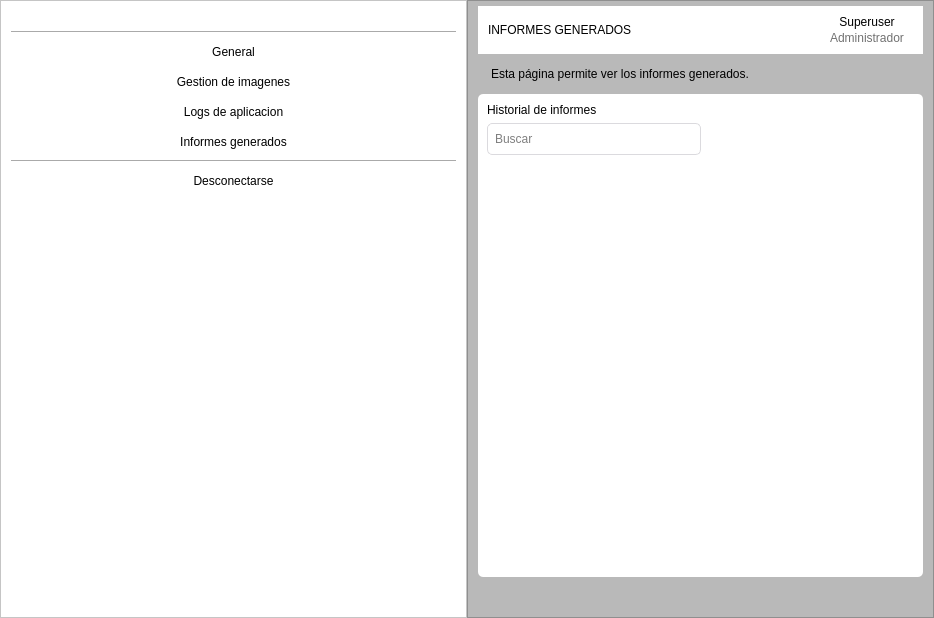
<?xml version="1.0" encoding="UTF-8"?>
<ui version="4.0">
 <class>Form</class>
 <widget class="QWidget" name="Form">
  <property name="geometry">
   <rect>
    <x>0</x>
    <y>0</y>
    <width>934</width>
    <height>618</height>
   </rect>
  </property>
  <property name="windowTitle">
   <string>Informes</string>
  </property>
  <property name="styleSheet">
   <string notr="true">background-color: rgb(185, 185, 185);</string>
  </property>
  <layout class="QHBoxLayout" name="horizontalLayout" stretch="0,0">
   <property name="spacing">
    <number>0</number>
   </property>
   <property name="sizeConstraint">
    <enum>QLayout::SetMaximumSize</enum>
   </property>
   <property name="leftMargin">
    <number>0</number>
   </property>
   <property name="topMargin">
    <number>0</number>
   </property>
   <property name="rightMargin">
    <number>0</number>
   </property>
   <property name="bottomMargin">
    <number>0</number>
   </property>
   <item>
    <widget class="QFrame" name="frame">
     <property name="sizePolicy">
      <sizepolicy hsizetype="Expanding" vsizetype="Expanding">
       <horstretch>0</horstretch>
       <verstretch>0</verstretch>
      </sizepolicy>
     </property>
     <property name="styleSheet">
      <string notr="true">background-color: rgb(255, 255, 255);
padding: 0 10px</string>
     </property>
     <property name="frameShape">
      <enum>QFrame::StyledPanel</enum>
     </property>
     <property name="frameShadow">
      <enum>QFrame::Raised</enum>
     </property>
     <layout class="QVBoxLayout" name="verticalLayout" stretch="0,0,0,0,0,0,0,0,0">
      <property name="leftMargin">
       <number>0</number>
      </property>
      <property name="topMargin">
       <number>0</number>
      </property>
      <property name="rightMargin">
       <number>0</number>
      </property>
      <property name="bottomMargin">
       <number>0</number>
      </property>
      <item>
       <widget class="QPushButton" name="pushButton">
        <property name="styleSheet">
         <string notr="true">border:none;
margin-top:10px;</string>
        </property>
        <property name="text">
         <string/>
        </property>
        <property name="icon">
         <iconset>
          <normaloff>../resources/images/logo.png</normaloff>../resources/images/logo.png</iconset>
        </property>
        <property name="iconSize">
         <size>
          <width>80</width>
          <height>40</height>
         </size>
        </property>
       </widget>
      </item>
      <item>
       <widget class="Line" name="line">
        <property name="orientation">
         <enum>Qt::Horizontal</enum>
        </property>
       </widget>
      </item>
      <item>
       <widget class="QPushButton" name="general">
        <property name="styleSheet">
         <string notr="true">border:none;
padding:5px 0;
color: rgb(0, 0, 0);</string>
        </property>
        <property name="text">
         <string>General</string>
        </property>
       </widget>
      </item>
      <item>
       <widget class="QPushButton" name="imagenes">
        <property name="styleSheet">
         <string notr="true">border:none;
padding:5px 0;
color: rgb(0, 0, 0);</string>
        </property>
        <property name="text">
         <string>Gestion de imagenes</string>
        </property>
       </widget>
      </item>
      <item>
       <widget class="QPushButton" name="log">
        <property name="styleSheet">
         <string notr="true">border:none;
padding:5px 0;
color: rgb(0, 0, 0);</string>
        </property>
        <property name="text">
         <string>Logs de aplicacion</string>
        </property>
       </widget>
      </item>
      <item>
       <widget class="QPushButton" name="informes">
        <property name="styleSheet">
         <string notr="true">border:none;
padding:5px 0;
color: rgb(0, 0, 0);</string>
        </property>
        <property name="text">
         <string>Informes generados</string>
        </property>
       </widget>
      </item>
      <item>
       <widget class="Line" name="line_2">
        <property name="orientation">
         <enum>Qt::Horizontal</enum>
        </property>
       </widget>
      </item>
      <item>
       <widget class="QPushButton" name="desconectarse">
        <property name="styleSheet">
         <string notr="true">border:none;
padding:5px 0;
color: rgb(0, 0, 0);</string>
        </property>
        <property name="text">
         <string>Desconectarse</string>
        </property>
       </widget>
      </item>
      <item>
       <spacer name="verticalSpacer_2">
        <property name="orientation">
         <enum>Qt::Vertical</enum>
        </property>
        <property name="sizeHint" stdset="0">
         <size>
          <width>20</width>
          <height>40</height>
         </size>
        </property>
       </spacer>
      </item>
     </layout>
    </widget>
   </item>
   <item>
    <widget class="QFrame" name="frame_2">
     <property name="sizePolicy">
      <sizepolicy hsizetype="Preferred" vsizetype="Expanding">
       <horstretch>0</horstretch>
       <verstretch>0</verstretch>
      </sizepolicy>
     </property>
     <property name="frameShape">
      <enum>QFrame::StyledPanel</enum>
     </property>
     <property name="frameShadow">
      <enum>QFrame::Raised</enum>
     </property>
     <layout class="QVBoxLayout" name="verticalLayout_2" stretch="1,1,17,0">
      <property name="sizeConstraint">
       <enum>QLayout::SetDefaultConstraint</enum>
      </property>
      <property name="leftMargin">
       <number>10</number>
      </property>
      <property name="topMargin">
       <number>5</number>
      </property>
      <property name="rightMargin">
       <number>10</number>
      </property>
      <property name="bottomMargin">
       <number>0</number>
      </property>
      <item>
       <widget class="QFrame" name="frame_3">
        <property name="styleSheet">
         <string notr="true">border:none;
background-color: rgb(255, 255, 255);</string>
        </property>
        <property name="frameShape">
         <enum>QFrame::StyledPanel</enum>
        </property>
        <property name="frameShadow">
         <enum>QFrame::Raised</enum>
        </property>
        <layout class="QHBoxLayout" name="horizontalLayout_2" stretch="0,0,0,0,0">
         <property name="leftMargin">
          <number>10</number>
         </property>
         <property name="topMargin">
          <number>0</number>
         </property>
         <property name="rightMargin">
          <number>10</number>
         </property>
         <property name="bottomMargin">
          <number>0</number>
         </property>
         <item>
          <widget class="QLabel" name="label_3">
           <property name="styleSheet">
            <string notr="true">font: 75 8pt &quot;MS Shell Dlg 2&quot;;
color: rgb(0, 0, 0);</string>
           </property>
           <property name="text">
            <string>INFORMES GENERADOS</string>
           </property>
          </widget>
         </item>
         <item>
          <spacer name="horizontalSpacer">
           <property name="orientation">
            <enum>Qt::Horizontal</enum>
           </property>
           <property name="sizeHint" stdset="0">
            <size>
             <width>40</width>
             <height>20</height>
            </size>
           </property>
          </spacer>
         </item>
         <item>
          <widget class="QPushButton" name="pushButton_6">
           <property name="styleSheet">
            <string notr="true">border:none;
background:transparent;</string>
           </property>
           <property name="text">
            <string/>
           </property>
           <property name="icon">
            <iconset>
             <normaloff>../resources/svg/bell-solid-black.svg</normaloff>../resources/svg/bell-solid-black.svg</iconset>
           </property>
          </widget>
         </item>
         <item>
          <widget class="Line" name="line_3">
           <property name="orientation">
            <enum>Qt::Vertical</enum>
           </property>
          </widget>
         </item>
         <item>
          <widget class="QWidget" name="widget" native="true">
           <property name="styleSheet">
            <string notr="true">border:none;</string>
           </property>
           <layout class="QVBoxLayout" name="verticalLayout_3">
            <property name="spacing">
             <number>2</number>
            </property>
            <item>
             <widget class="QLabel" name="label_5">
              <property name="styleSheet">
               <string notr="true">color: rgb(0, 0, 0);</string>
              </property>
              <property name="text">
               <string>Superuser</string>
              </property>
              <property name="alignment">
               <set>Qt::AlignCenter</set>
              </property>
             </widget>
            </item>
            <item>
             <widget class="QLabel" name="label_4">
              <property name="styleSheet">
               <string notr="true">color: rgb(113, 113, 113);</string>
              </property>
              <property name="text">
               <string>Administrador</string>
              </property>
              <property name="alignment">
               <set>Qt::AlignCenter</set>
              </property>
             </widget>
            </item>
           </layout>
          </widget>
         </item>
        </layout>
       </widget>
      </item>
      <item>
       <widget class="QLabel" name="label_2">
        <property name="styleSheet">
         <string notr="true">color: rgb(0, 0, 0);
padding:0;
padding-left:10px</string>
        </property>
        <property name="text">
         <string>Esta página permite ver los informes generados.</string>
        </property>
       </widget>
      </item>
      <item>
       <widget class="QFrame" name="frame_4">
        <property name="styleSheet">
         <string notr="true">background-color: rgb(255, 255, 255);
border-radius:5px;</string>
        </property>
        <property name="frameShape">
         <enum>QFrame::StyledPanel</enum>
        </property>
        <property name="frameShadow">
         <enum>QFrame::Raised</enum>
        </property>
        <layout class="QVBoxLayout" name="verticalLayout_4">
         <item>
          <widget class="QFrame" name="frame_6">
           <property name="frameShape">
            <enum>QFrame::StyledPanel</enum>
           </property>
           <property name="frameShadow">
            <enum>QFrame::Raised</enum>
           </property>
           <layout class="QVBoxLayout" name="verticalLayout_5">
            <property name="leftMargin">
             <number>0</number>
            </property>
            <property name="topMargin">
             <number>0</number>
            </property>
            <property name="rightMargin">
             <number>0</number>
            </property>
            <property name="bottomMargin">
             <number>0</number>
            </property>
            <item>
             <widget class="QLabel" name="label">
              <property name="styleSheet">
               <string notr="true">color: rgb(0, 0, 0);
font: 75 11pt &quot;MS Shell Dlg 2&quot;;</string>
              </property>
              <property name="text">
               <string>Historial de informes</string>
              </property>
             </widget>
            </item>
            <item>
             <widget class="QFrame" name="frame_7">
              <property name="styleSheet">
               <string notr="true">background:transparent;</string>
              </property>
              <property name="frameShape">
               <enum>QFrame::StyledPanel</enum>
              </property>
              <property name="frameShadow">
               <enum>QFrame::Raised</enum>
              </property>
              <layout class="QHBoxLayout" name="horizontalLayout_3">
               <property name="leftMargin">
                <number>0</number>
               </property>
               <property name="topMargin">
                <number>0</number>
               </property>
               <property name="rightMargin">
                <number>0</number>
               </property>
               <property name="bottomMargin">
                <number>0</number>
               </property>
               <item>
                <widget class="QLineEdit" name="lineEdit">
                 <property name="styleSheet">
                  <string notr="true">background-color: rgb(255, 255, 255);
border: 1px solid #DBDADE;
padding: 7px 0;
border-radius:5px;
padding-left:5px;
color: rgb(0, 0, 0);</string>
                 </property>
                 <property name="text">
                  <string/>
                 </property>
                 <property name="placeholderText">
                  <string>Buscar</string>
                 </property>
                </widget>
               </item>
               <item>
                <spacer name="horizontalSpacer_2">
                 <property name="orientation">
                  <enum>Qt::Horizontal</enum>
                 </property>
                 <property name="sizeHint" stdset="0">
                  <size>
                   <width>40</width>
                   <height>20</height>
                  </size>
                 </property>
                </spacer>
               </item>
              </layout>
             </widget>
            </item>
            <item>
             <widget class="QFrame" name="frame_5">
              <property name="frameShape">
               <enum>QFrame::StyledPanel</enum>
              </property>
              <property name="frameShadow">
               <enum>QFrame::Raised</enum>
              </property>
              <layout class="QVBoxLayout" name="verticalLayout_6">
               <property name="leftMargin">
                <number>0</number>
               </property>
               <property name="topMargin">
                <number>0</number>
               </property>
               <property name="rightMargin">
                <number>0</number>
               </property>
               <property name="bottomMargin">
                <number>0</number>
               </property>
               <item>
                <widget class="QTableView" name="tableView"/>
               </item>
              </layout>
             </widget>
            </item>
           </layout>
          </widget>
         </item>
        </layout>
       </widget>
      </item>
      <item>
       <spacer name="verticalSpacer">
        <property name="orientation">
         <enum>Qt::Vertical</enum>
        </property>
        <property name="sizeType">
         <enum>QSizePolicy::Minimum</enum>
        </property>
        <property name="sizeHint" stdset="0">
         <size>
          <width>20</width>
          <height>40</height>
         </size>
        </property>
       </spacer>
      </item>
     </layout>
    </widget>
   </item>
  </layout>
 </widget>
 <resources/>
 <connections/>
</ui>
